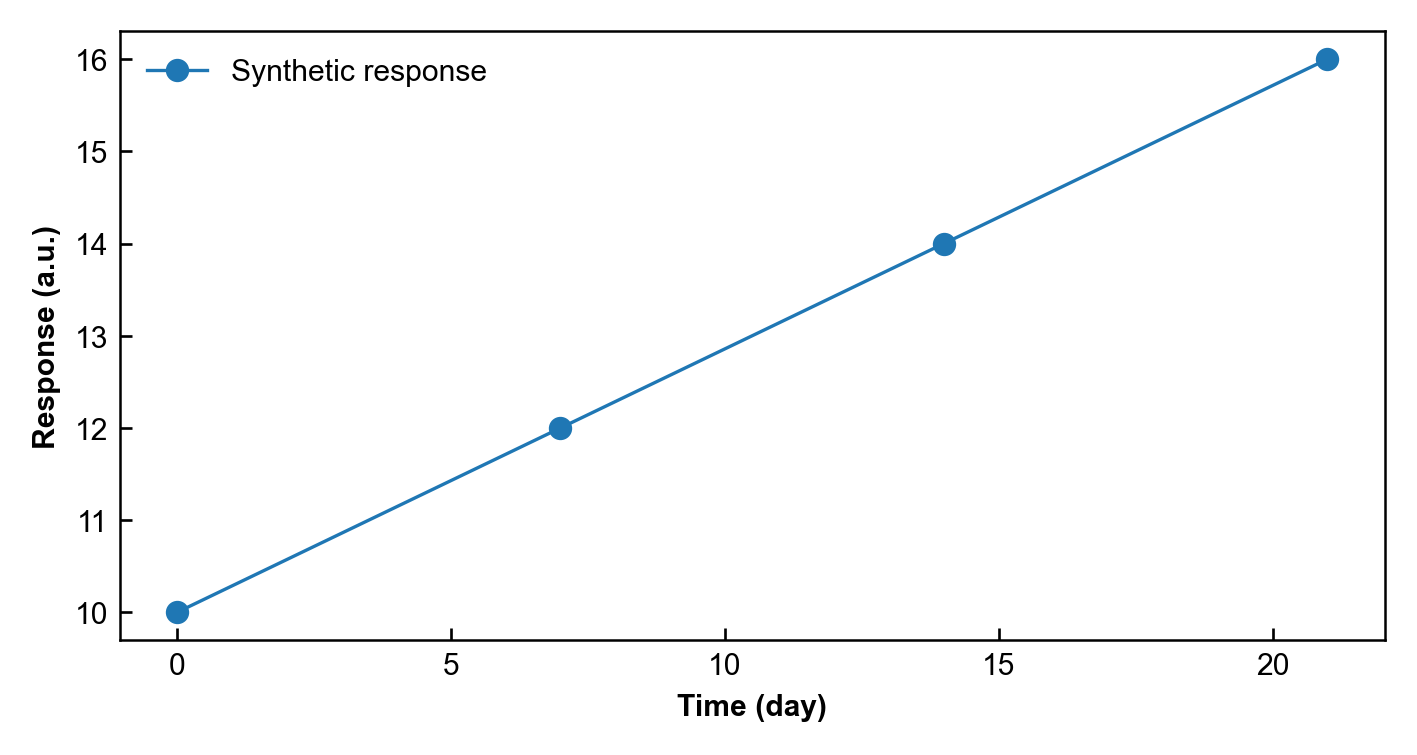

Write Python code to recreate this figure.
"""Final reproducible test specimen for the Tavotto adapter."""
from pathlib import Path
import matplotlib.pyplot as plt
import numpy as np

OUT = Path(__file__).resolve().parent


def main():
    with plt.rc_context({"font.family": "Arial", "font.size": 9, "axes.labelweight": "bold", "axes.linewidth": .75, "xtick.direction": "in", "ytick.direction": "in", "legend.frameon": False}):
        fig, ax = plt.subplots(figsize=(15 / 2.54, 8 / 2.54))
        x = np.array([0, 7, 14, 21])
        line, = ax.plot(x, [10, 12, 14, 16], marker="o", lw=1.0, label="Synthetic response")
        line.set_gid("synthetic_response")
        ax.set_xlabel("Time (day)")
        ax.set_ylabel("Response (a.u.)")
        ax.legend(loc="upper left")
        fig.tight_layout()
        fig.savefig(OUT / "Figure1.pdf")
        fig.savefig(OUT / "Figure1.png", dpi=240)
        plt.close(fig)


if __name__ == "__main__":
    main()
